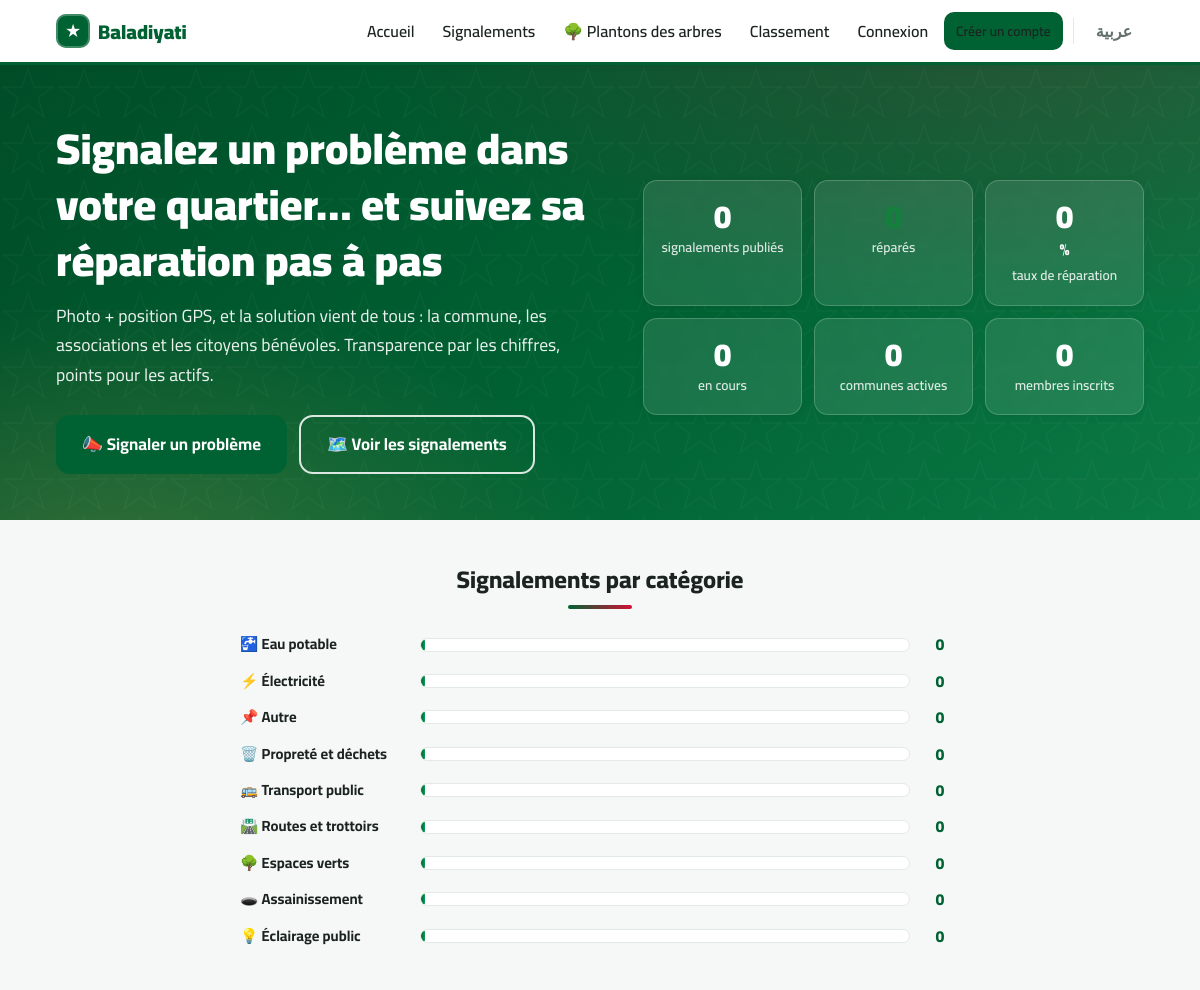
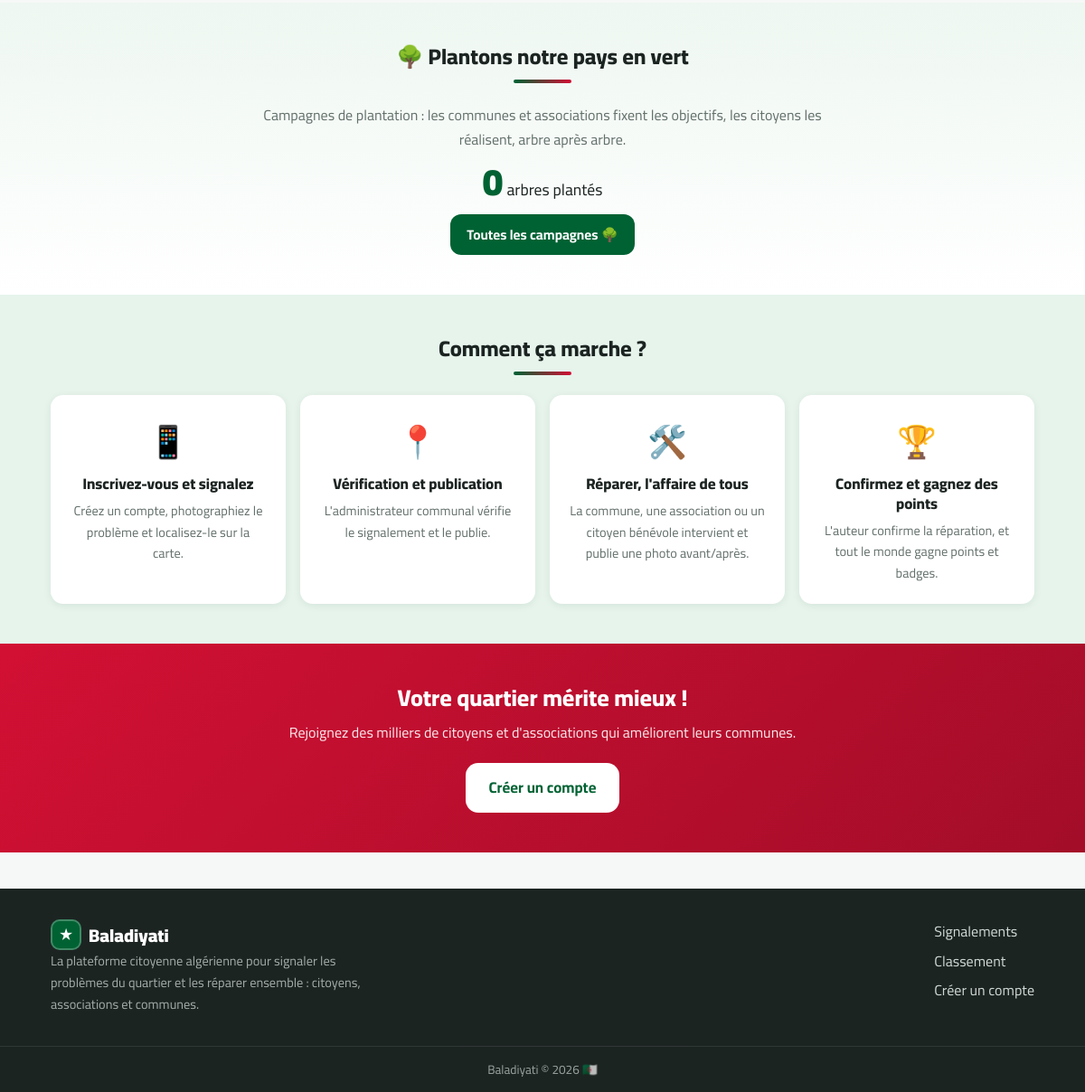
/index.php?lang=fr, run on the app's committed database (2 pictures, top to bottom).
### tables this page shows
CREATE TABLE categories (
  id INT AUTO_INCREMENT PRIMARY KEY,
  name_ar VARCHAR(80) NOT NULL,
  name_fr VARCHAR(80) NOT NULL,
  icon VARCHAR(16) NOT NULL DEFAULT '🏷️',
  is_active TINYINT(1) NOT NULL DEFAULT 1
);

### includes/functions.php (called while the page is built, shortened)
<?php
require_once __DIR__ . '/db.php';
function e(?string $s): string
{
    return htmlspecialchars((string) $s, ENT_QUOTES, 'UTF-8');
}
function url(string $path = ''): string
{
    return WEB_BASE . '/' . ltrim($path, '/');
}
function lang(): string
{
    return (isset($_SESSION['lang']) && $_SESSION['lang'] === 'fr') ? 'fr' : 'ar';
}
function t(string $key, ...$args): string
{
    static $strings = null;
    if ($strings === null) {
        $strings = require BASE_PATH . '/includes/lang/' . lang() . '.php';
    }
    $s = $strings[$key] ?? $key;
    return $args ? vsprintf($s, $args) : $s;
}
function lc(array $row, string $col): string
{
    return (string) ($row[$col . '_' . lang()] ?? $row[$col . '_ar'] ?? '');
}

### includes/auth.php (called while the page is built, shortened)
<?php
require_once __DIR__ . '/db.php';
require_once __DIR__ . '/functions.php';
function current_user(): ?array
{
    static $user = false;
    if ($user === false) {
        $user = null;
    }
    return $user;
}

### includes/db.php (called while the page is built, shortened)
<?php
function db(): PDO
{
    static $pdo = null;
    if ($pdo === null) {
        try {
            $pdo = new PDO(
                'mysql:host=' . DB_HOST . ';dbname=' . DB_NAME . ';charset=utf8mb4',
                DB_USER,
                DB_PASS,
                [
                    PDO::ATTR_ERRMODE            => PDO::ERRMODE_EXCEPTION,
                    PDO::ATTR_DEFAULT_FETCH_MODE => PDO::FETCH_ASSOC,
                    PDO::ATTR_EMULATE_PREPARES   => false,
                ]
            );
        } catch (PDOException $e) {
            http_response_code(500);
            die('Database connection failed. Check includes/config.php — تعذّر الاتصال بقاعدة البيانات، تحقق من ملف الإعدادات.');
        }
    }
    return $pdo;
}

### includes/trees.php (called while the page is built, shortened)
<?php
require_once __DIR__ . '/db.php';
function trees_total(): int
{
    try {
        return (int) db()->query("SELECT COALESCE(SUM(trees),0) t FROM tree_plantings WHERE status='approved'")
            ->fetch()['t'];
    } catch (Throwable $e) {
        return 0;
    }
}

### index.php (the view, shortened to what this page needs)
<?php
require_once __DIR__ . '/includes/auth.php';
require_once __DIR__ . '/includes/trees.php';
$db = db();
$treesTotal = trees_total();
$S = $db->query("SELECT
    (SELECT COUNT(*) FROM complaints WHERE status NOT IN ('pending','rejected')) AS total,
    (SELECT COUNT(*) FROM complaints WHERE status IN ('resolved','closed')) AS resolved,
    (SELECT COUNT(*) FROM complaints WHERE status = 'in_progress') AS in_progress,
    (SELECT COUNT(DISTINCT commune_id) FROM complaints WHERE status NOT IN ('pending','rejected')) AS communes,
    (SELECT COUNT(*) FROM users WHERE role = 'citizen') AS citizens,
    (SELECT COUNT(*) FROM users WHERE role = 'association' AND is_verified = 1) AS assocs")->fetch();
$rate = $S['total'] > 0 ? (int) round($S['resolved'] * 100 / $S['total']) : 0;
$cats = $db->query("SELECT c.id, c.name_ar, c.name_fr, c.icon, COUNT(x.id) AS n
    FROM categories c
    LEFT JOIN complaints x ON x.category_id = c.id AND x.status NOT IN ('pending','rejected')
    WHERE c.is_active = 1
    GROUP BY c.id, c.name_ar, c.name_fr, c.icon ORDER BY n DESC")->fetchAll();
$maxCat = 1;
foreach ($cats as $c) {
    $maxCat = max($maxCat, (int) $c['n']);
}
require __DIR__ . '/includes/layout/header.php';
?>
<section class="hero">
  <div class="container hero-inner">
    <div class="hero-text">
      <h1><?= e(t('hero_h1')) ?></h1>
      <p class="hero-sub"><?= e(t('hero_sub')) ?></p>
      <div class="hero-cta">
        <a class="btn btn-primary btn-lg" href="<?= e(url($me ? 'dashboard/new-complaint.php' : 'register.php')) ?>">📣 <?= e(t('hero_cta_report')) ?></a>
        <a class="btn btn-ghost btn-lg" href="<?= e(url('complaints.php')) ?>">🗺️ <?= e(t('hero_cta_browse')) ?></a>
      </div>
    </div>
    <div class="hero-stats">
      <div class="stat-card"><span class="stat-num" data-count="<?= (int) $S['total'] ?>">0</span><span class="stat-label"><?= e(t('stat_total')) ?></span></div>
      <div class="stat-card stat-green"><span class="stat-num" data-count="<?= (int) $S['resolved'] ?>">0</span><span class="stat-label"><?= e(t('stat_resolved')) ?></span></div>
      <div class="stat-card"><span class="stat-num" data-count="<?= $rate ?>">0</span><span class="stat-suffix">%</span><span class="stat-label"><?= e(t('stat_rate')) ?></span></div>
      <div class="stat-card"><span class="stat-num" data-count="<?= (int) $S['in_progress'] ?>">0</span><span class="stat-label"><?= e(t('stat_in_progress')) ?></span></div>
      <div class="stat-card"><span class="stat-num" data-count="<?= (int) $S['communes'] ?>">0</span><span class="stat-label"><?= e(t('stat_communes')) ?></span></div>
      <div class="stat-card"><span class="stat-num" data-count="<?= (int) $S['citizens'] + (int) $S['assocs'] ?>">0</span><span class="stat-label"><?= e(t('stat_members')) ?></span></div>
    </div>
  </div>
</section>
<section class="section">
  <div class="container">
    <h2 class="section-title"><?= e(t('home_by_category')) ?></h2>
    <div class="cat-bars">
      <?php foreach ($cats as $c): ?>
      <div class="cat-bar">
        <span class="cat-bar-label"><?= e($c['icon']) ?> <?= e(lc($c, 'name')) ?></span>
        <div class="cat-bar-track"><div class="cat-bar-fill" style="width:<?= (int) round($c['n'] * 100 / $maxCat) ?>%"></div></div>
        <span class="cat-bar-num"><?= (int) $c['n'] ?></span>
      </div>
      <?php endforeach; ?>
    </div>
  </div>
</section>
<section class="section trees-band">
  <div class="container">
    <h2 class="section-title">🌳 <?= e(t('home_trees_title')) ?></h2>
    <p class="center muted trees-band-sub"><?= e(t('home_trees_sub')) ?></p>
    <p class="center trees-total"><span class="stat-num" data-count="<?= $treesTotal ?>">0</span> <?= e(t('trees_planted')) ?></p>
    <p class="center"><a class="btn btn-primary" href="<?= e(url('trees.php')) ?>"><?= e(t('home_trees_cta')) ?></a></p>
  </div>
</section>
<section class="section section-alt">
  <div class="container">
    <h2 class="section-title"><?= e(t('home_how_title')) ?></h2>
    <div class="steps">
      <div class="step"><span class="step-icon">📱</span><h3><?= e(t('how_1_t')) ?></h3><p><?= e(t('how_1_d')) ?></p></div>
      <div class="step"><span class="step-icon">📍</span><h3><?= e(t('how_2_t')) ?></h3><p><?= e(t('how_2_d')) ?></p></div>
      <div class="step"><span class="step-icon">🛠️</span><h3><?= e(t('how_3_t')) ?></h3><p><?= e(t('how_3_d')) ?></p></div>
      <div class="step"><span class="step-icon">🏆</span><h3><?= e(t('how_4_t')) ?></h3><p><?= e(t('how_4_d')) ?></p></div>
    </div>
  </div>
</section>
<section class="cta-band">
  <div class="container center">
    <h2><?= e(t('home_cta_title')) ?></h2>
    <p><?= e(t('home_cta_sub')) ?></p>
    <a class="btn btn-light btn-lg" href="<?= e(url('register.php')) ?>"><?= e(t('nav_register')) ?></a>
  </div>
</section>
<?php require __DIR__ . '/includes/layout/footer.php'; ?>

### data on the page
categories: icon "🚰", name_fr "Eau potable", n "0"
categories: icon "⚡", name_fr "Électricité", n "0"
categories: icon "📌", name_fr "Autre", n "0"
categories: icon "🗑️", name_fr "Propreté et déchets", n "0"
categories: icon "🚌", name_fr "Transport public", n "0"
categories: icon "🛣️", name_fr "Routes et trottoirs", n "0"
categories: icon "🌳", name_fr "Espaces verts", n "0"
categories: icon "🕳️", name_fr "Assainissement", n "0"
categories: icon "💡", name_fr "Éclairage public", n "0"

### other printed values
app_name() "Baladiyati"
t('nav_home') "Accueil"
t('nav_complaints') "Signalements"
t('nav_trees') "Plantons des arbres"
t('nav_leaderboard') "Classement"
t('nav_login') "Connexion"
t('nav_register') "Créer un compte"
t('hero_h1') "Signalez un problème dans votre quartier… et suivez sa réparation pas à pas"
t('hero_sub') "Photo + position GPS, et la solution vient de tous : la commune, les associations et les citoyens bénévoles. Transparence par les chiffres, points pour les actifs."
t('hero_cta_report') "Signaler un problème"
t('hero_cta_browse') "Voir les signalements"
t('stat_total') "signalements publiés"
t('stat_resolved') "réparés"
t('stat_rate') "taux de réparation"
t('stat_in_progress') "en cours"
